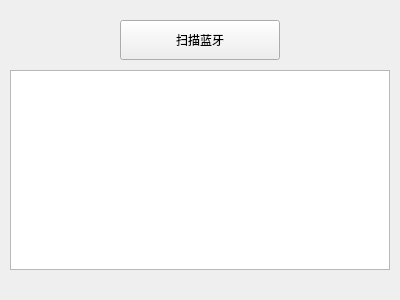
<?xml version="1.0" encoding="UTF-8"?>
<ui version="4.0">
 <class>MainWindow</class>
 <widget class="QMainWindow" name="MainWindow">
  <property name="geometry">
   <rect>
    <x>0</x>
    <y>0</y>
    <width>400</width>
    <height>300</height>
   </rect>
  </property>
  <widget class="QWidget" name="centralwidget">
   <widget class="QPushButton" name="scanButton">
    <property name="geometry">
     <rect>
      <x>120</x>
      <y>20</y>
      <width>160</width>
      <height>40</height>
     </rect>
    </property>
    <property name="text">
     <string>扫描蓝牙</string>
    </property>
   </widget>
   <widget class="QListWidget" name="listWidget">
    <property name="geometry">
     <rect>
      <x>10</x>
      <y>70</y>
      <width>380</width>
      <height>200</height>
     </rect>
    </property>
   </widget>
  </widget>
 </widget>
</ui>
